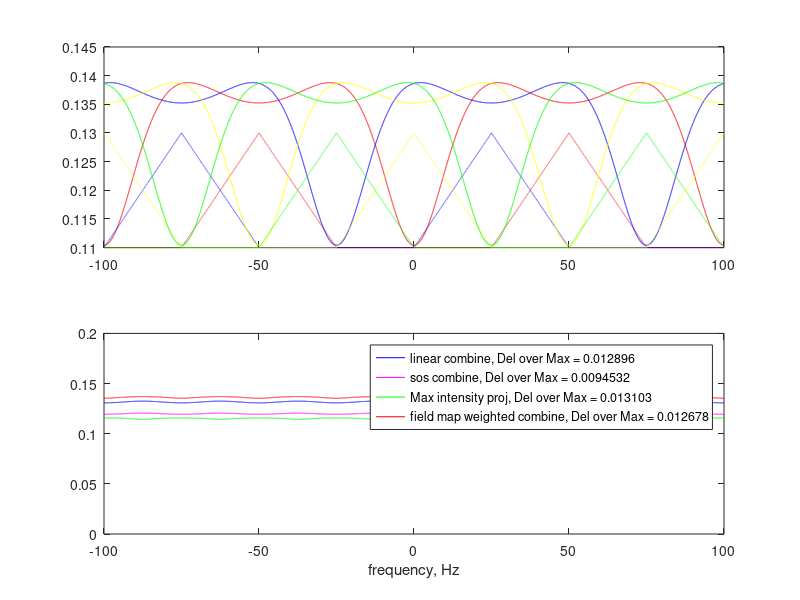

This chart was generated by the following MATLAB code:
% 2022/1/23, jie xiang @yale mrrc


%% Input the Omega map, output four weights map
%[nx,ny]=size(OmegaMap);
% for dyn = 1:4
%     for i = 1:nx
%         for j = 1:ny
%             WeightMap(nx,ny,dyn)=1; % CS-SSFP
%         end
%     end
% end


%% bssfp first
close all 
clear all

% B0=15;
% gamma=19.6/3;% read this in De Feyter's Paper.
% freq0=gamma*B0; % in MHz Mhz/T

T1=320;%water
T2=12;
% T1=1400;%lactate
% T2=200;
% T1=64;%glucose
% T2=32;
TR=10; % ms
freqlim=1000/TR; %Hz
alpha=18*pi/180; % optimal flip angle = arccos(exp(-TR/T1))

% different phase offsets
phaseoffset = [0,0.25,0.5,0.75]; % four dynamics
% phaseoffset = [0,1/3,2/3]; % three dynamics
% phaseoffset = [0,1/2]; % two dynamics
% phaseoffset = [0]; % one dynamic
measure = size(phaseoffset,2);
StepHz = 0.01;

E1=exp(-TR/T1);
E2=exp(-TR/T2);
a=-(1-E1)*E2*sin(alpha);
b=(1-E1)*sin(alpha);
c=E2*(E1-1)*(1+cos(alpha));
d=1-E1*cos(alpha)-(E1-cos(alpha))*E2*E2;

freq1=(1/(TR*.001)).*phaseoffset;% shift in frequency, to demonstrate phase offset. 
j=1;

for freq=-freqlim:StepHz:freqlim %hz
    phi=2*pi*(freq+freq1)*TR*.001;
    Mssxy(j,:)=(a.*exp(-i*phi)+b)./(c*cos(phi)+d);
    freqi(j)=freq;
    j=j+1;
end

Wgts=zeros(2*freqlim/StepHz+1,measure);
[~,minpos] = min(Mssxy(freqlim/StepHz+2:2*freqlim/StepHz+1,measure));
%MinPos = round(minpos*measure/4);
MinPos = round(minpos*measure/2-minpos);
TotLen = measure*minpos;
WtsLen = 2*minpos;
Nloop = 0;
flag=0;
while flag == 0
    for jj = 1:minpos
        % left increasing
        if freqlim/StepHz+1+MinPos+jj+measure*Nloop*TotLen > 2*freqlim/StepHz+1
            flag=1;
            break
        end
        Wgts(round(freqlim/StepHz+MinPos+jj+measure*Nloop*TotLen)+1,1)=jj/minpos;
        Wgts(round(freqlim/StepHz-MinPos-jj-measure*Nloop*TotLen)+1,1)=jj/minpos;
        % right decreasing
        if freqlim/StepHz+1+MinPos+minpos+jj+measure*Nloop*TotLen > 2*freqlim/StepHz+1
            flag=1;
            break
        end        
        Wgts(round(freqlim/StepHz+MinPos+minpos+jj+measure*Nloop*TotLen)+1,1)=1-jj/minpos;
        Wgts(round(freqlim/StepHz-MinPos-minpos-jj-measure*Nloop*TotLen)+1,1)=1-jj/minpos;
    end
    Nloop = Nloop+1;
end

for j=2:measure
    Wgts(1:2*freqlim/StepHz+1-(j-1)*minpos,j) = Wgts((j-1)*minpos+1:2*freqlim/StepHz+1,1);
    Wgts(2*freqlim/StepHz+2-(j-1)*minpos:2*freqlim/StepHz+1,j) = Wgts(2:(j-1)*minpos+1,1);
end

% Wgts(1:2*freqlim+1-MinPos,2) = Wgts(MinPos+1:2*freqlim+1,1);
% Wgts(2*freqlim+2-MinPos:2*freqlim+1,2) = Wgts(2:MinPos+1,1);
% 
% Wgts(1:2*freqlim+1-2*MinPos,3) = Wgts(2*MinPos+1:2*freqlim+1,1);
% Wgts(2*freqlim+2-2*MinPos:2*freqlim+1,3) = Wgts(2:2*MinPos+1,1);
% 
% Wgts(1:2*freqlim+1-3*MinPos,4) = Wgts(3*MinPos+1:2*freqlim+1,1);
% Wgts(2*freqlim+2-3*MinPos:2*freqlim+1,4) = Wgts(2:3*MinPos+1,1);

figure,subplot(2,1,1)
plot(freqi,abs(Mssxy(:,1)),'r-');hold on
plot(freqi,Wgts(:,1)/50+0.11,'r--')
if measure>1
plot(freqi,abs(Mssxy(:,2)),'b-');
plot(freqi,Wgts(:,2)/50+0.11,'b--')
end
if measure>2
plot(freqi,abs(Mssxy(:,3)),'y-');
plot(freqi,Wgts(:,3)/50+0.11,'y--')
end
if measure>3
plot(freqi,abs(Mssxy(:,4)),'g-');%legend('0','90','180','270')
plot(freqi,Wgts(:,4)/50+0.11,'g--')
end

%% compare linear combine and maximum intensity projection
subplot(2,1,2)
WtedM=Wgts.*Mssxy;

if measure == 4
M1=squeeze(abs(Mssxy(:,1)));M2=squeeze(abs(Mssxy(:,2)));M3=squeeze(abs(Mssxy(:,3)));M4=squeeze(abs(Mssxy(:,4)));
linearc = (M1+M2+M3+M4)/4; 
sosc = sqrt(M1.^2+M2.^2+M3.^2+M4.^2)/2.2; 
for ii = 1:2*freqlim/StepHz+1
    temp(1)=M1(ii);temp(2)=M2(ii);temp(3)=M3(ii);temp(4)=M4(ii);
    mip(ii) = max(temp);
end
M1=squeeze(abs(WtedM(:,1)));M2=squeeze(abs(WtedM(:,2)));M3=squeeze(abs(WtedM(:,3)));M4=squeeze(abs(WtedM(:,4)));
fieldc = M1+M2+M3+M4;
end

if measure == 3
M1=squeeze(abs(Mssxy(:,1)));M2=squeeze(abs(Mssxy(:,2)));M3=squeeze(abs(Mssxy(:,3)));
linearc = (M1+M2+M3)/2.5; 
sosc = sqrt(M1.^2+M2.^2+M3.^2)/2.2; 
for ii = 1:2*freqlim/StepHz+1
temp(1)=M1(ii);temp(2)=M2(ii);temp(3)=M3(ii);
mip(ii) = max(temp);
end
M1=squeeze(abs(WtedM(:,1)));M2=squeeze(abs(WtedM(:,2)));M3=squeeze(abs(WtedM(:,3)));
fieldc = M1+M2+M3;
end

if measure == 2
M1=squeeze(abs(Mssxy(:,1)));M2=squeeze(abs(Mssxy(:,2)));
linearc = (M1+M2)/4; 
sosc = sqrt(M1.^2+M2.^2)/2; 
for ii = 1:2*freqlim/StepHz+1
    temp(1)=M1(ii);temp(2)=M2(ii);
    mip(ii) = max(temp);
end
M1=squeeze(abs(WtedM(:,1)));M2=squeeze(abs(WtedM(:,2)));
fieldc = M1+M2;
end

if measure == 1
M1=squeeze(abs(Mssxy(:,1)));
linearc = M1; 
sosc = sqrt(M1.^2); 
for ii = 1:2*freqlim/StepHz+1
    temp(1)=M1(ii);
    mip(ii) = max(temp);
end
M1=squeeze(abs(WtedM(:,1)));
fieldc = M1;
end


DelOverMaxl = (max(linearc)-min(linearc))/max(linearc);
DelOverMaxs = (max(sosc)-min(sosc))/max(sosc);
DelOverMaxm = (max(mip)-min(mip))/max(mip);
DelOverMaxf = (max(fieldc)-min(fieldc))/max(fieldc);
plot(freqi,linearc,'b'),hold on
plot(freqi,sosc,'m'),
plot(freqi,mip/1.2,'g'),hold on
plot(freqi,fieldc,'r'),ylim([0,0.2]);

% figure,plot(freqi,(M2+M3)/2),ylim([0,0.2]), title('linear combine')
legend(['linear combine, Del over Max = ', num2str(DelOverMaxl)],['sos combine, Del over Max = ', num2str(DelOverMaxs)],['Max intensity proj, Del over Max = ', num2str(DelOverMaxm)],['field map weighted combine, Del over Max = ', num2str(DelOverMaxf)])
xlabel('frequency, Hz')


